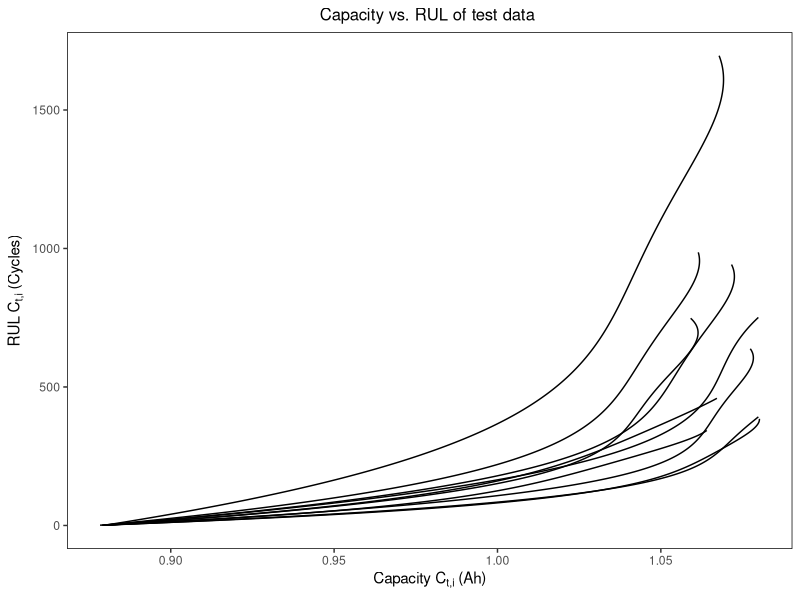
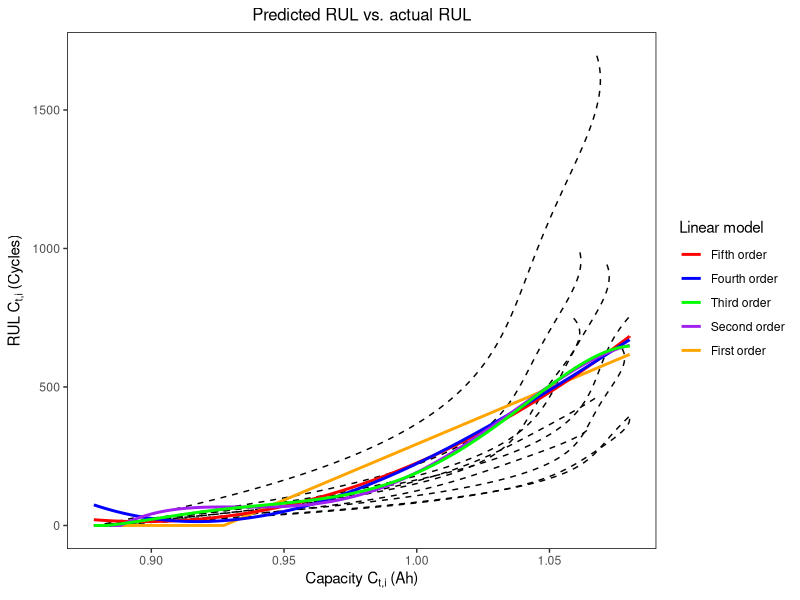
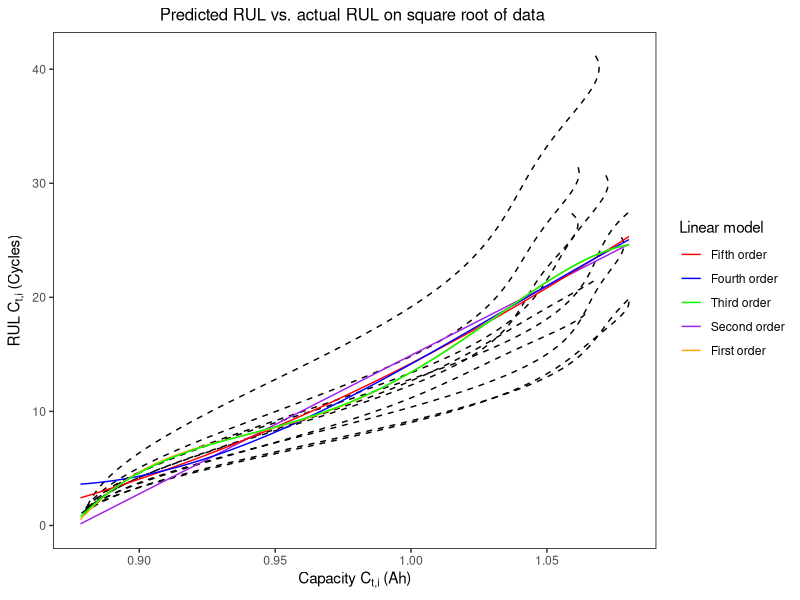
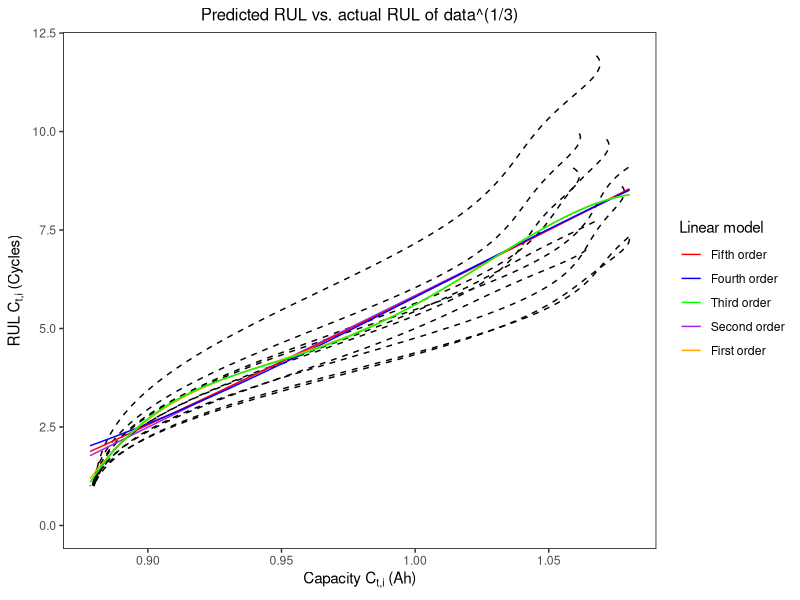

Recreate these plots in R, in order.
library(reshape2)
library(ggplot2)

traindat = read.csv("./Data/Traindatlong.csv")
traindat$sqrtRUL = sqrt(traindat$RUL)
traindat$one_thirdRUL = (traindat$RUL)^(1/3)

testdata = read.csv("./Data/Battery_test.csv")

# Get actual RUL of testdata
RULdata <- data.frame(testdata$Cycle) # initalize data
for (i in 1:(ncol(testdata)-1)){ # loop over each battery
  c = c(seq(sum(!is.na(testdata[i+1])), sum(!is.na(testdata[i+1]))-
              (nrow(testdata)-1), -1))
  c[c<0] = 0 # remove negative values
  RULdata[ , ncol(RULdata) + 1] <- c # Append new column
  colnames(RULdata)[ncol(RULdata)] <- paste0("NO.", i)
}

# Data formatting
RULdata_long <- melt(RULdata, id = "testdata.Cycle") # long format
testdata_long <- melt(testdata, id = "Cycle")
testdata_long$RUL <- RULdata_long$value # add RULdata to testdata
#testdata_long$sqrtRUL = sqrt(testdata_long$RUL)
#testdata_long$one_thirdRUL = (testdata_long$RUL)^(1/3)
colnames(testdata_long)[2] <- "Battery" # change column names
colnames(testdata_long)[3] <- "Capacity"

# Plot RUL of test data
ggplot(data = testdata_long, aes(x = Capacity, y = RUL, group = Battery)) +
  ggtitle("Capacity vs. RUL of test data ") + 
  xlab(bquote("Capacity" ~ C["t,i"] ~ "(Ah)")) +
  ylab(bquote("RUL" ~ C["t,i"] ~ "(Cycles)")) +
  #ggtitle("Figure 2: RUL (training)") +
  geom_path(size=0.5) +
  theme_bw() + 
  theme(plot.title = element_text(hjust = 0.5, size = 12), 
        panel.border = element_rect(colour = "black", fill=NA, size=0.5), 
        panel.grid.major = element_blank(),
        panel.grid.minor = element_blank(), 
        axis.line = element_blank())

# Fit Linear models

# DF containing prediction for RUL
predict = data.frame(Capacity = testdata_long$Capacity) 
{
#1st ord. 
lm1 = lm(RUL~Capacity, data = traindat) 
predict$lm1 = predict(lm1, new = testdata_long)

#1st ord. sqrt
lm1sqrt = lm(sqrtRUL~Capacity, data = traindat)
predict$lm1sqrt = predict(lm1sqrt, new = testdata_long)

#1st ord. 1/3
lm1third = lm(one_thirdRUL~Capacity, data = traindat)
predict$lm1third = predict(lm1third, new = testdata_long)

#2nd ord.
lm2 = lm(RUL~Capacity + I(Capacity^2), data = traindat) 
predict$lm2 = predict(lm2, new = testdata_long)

#2nd ord. sqrt
lm2sqrt = lm(sqrtRUL~Capacity + I(Capacity^2), data = traindat)
predict$lm2sqrt = predict(lm2sqrt, new = testdata_long) 

#2nd ord. 1/3
lm2third = lm(one_thirdRUL~Capacity + I(Capacity^2), data = traindat) 
predict$lm2third = predict(lm2third, new = testdata_long)

#3rd ord.
lm3 = lm(RUL~Capacity + I(Capacity^2) + I(Capacity^3), data = traindat) 
predict$lm3 = predict(lm3, new = testdata_long)

#3rd ord. sqrt
lm3sqrt = lm(sqrtRUL~Capacity + I(Capacity^2) + I(Capacity^3), data = traindat) 
predict$lm3sqrt = predict(lm3sqrt, new = testdata_long)

#3rd ord. 1/3
lm3third = lm(one_thirdRUL~Capacity + I(Capacity^2) 
              + I(Capacity^3), data = traindat)
predict$lm3third = predict(lm3third, new = testdata_long)

#4th ord.
lm4 = lm(RUL~Capacity + I(Capacity^2) + I(Capacity^3) 
         + I(Capacity^4), data = traindat) 
predict$lm4 = predict(lm4, new = testdata_long)

#4th ord. sqrt
lm4sqrt = lm(sqrtRUL~Capacity + I(Capacity^2) + I(Capacity^3) 
             + I(Capacity^4), data = traindat) 
predict$lm4sqrt = predict(lm4sqrt, new = testdata_long)

#4th ord. 1/3
lm4third = lm(one_thirdRUL~Capacity + I(Capacity^2) + 
                I(Capacity^3) + I(Capacity^4), data = traindat) 
predict$lm4third = predict(lm4third, new = testdata_long)

#5th ord.
lm5 = lm(RUL~Capacity + I(Capacity^2) + I(Capacity^3) + 
           I(Capacity^4) + I(Capacity^5), data = traindat)
predict$lm5 = predict(lm5, new = testdata_long)

#5th ord. sqrt
lm5sqrt = lm(sqrtRUL~Capacity + I(Capacity^2) + I(Capacity^3) + 
               I(Capacity^4) + I(Capacity^5), data = traindat)
predict$lm5sqrt = predict(lm5sqrt, new = testdata_long)

#5th ord. 1/3
lm5third = lm(one_thirdRUL~Capacity + I(Capacity^2) + I(Capacity^3) + 
                I(Capacity^4) + I(Capacity^5), data = traindat)
predict$lm5third = predict(lm5third, new = testdata_long)
}
# set negative values and non-existing values to 0
predict[(predict < 0) | is.na(predict)] = 0 


# Calculate errors for each method
MSE = c() # mean squared error
MAPE = c() # mean absolute percentage error

for (i in seq(2,ncol(predict),3)){ # loop over each linear fit in steps of 3
    MSE = append(MSE,mean((testdata_long$RUL - predict[,i])^2)) # calculate MSE
    MSE = append(MSE,mean((sqrt(testdata_long$RUL) - predict[,i+1])^2)) # sqrt method
    MSE = append(MSE,mean(((testdata_long$RUL)^(1/3) - predict[,i+2])^2)) # inverse cube
    
    RUL  = testdata_long$RUL
    x1 = abs((RUL-predict[,i])/RUL) * 100 # calculate absolute percentage error
    x1[is.na(x1)] <- 0 # set NaN to 0
    MAPE = append(MAPE,mean(x1))
    
    # same for sqrt
    RUL = sqrt(testdata_long$RUL)
    x2 = abs((RUL-predict[,i+1])/RUL) * 100 # calculate absolute percentage error
    x2[is.na(x2)] <- 0 # set NaN to 0
    MAPE = append(MAPE,mean(x2))
    
    # Inverse cube
    RUL = testdata_long$RUL^(1/3)
    x3 = abs((RUL-predict[,i+2])/RUL) * 100 # calculate absolute percentage error
    x3[is.na(x3)] <- 0 # set NaN to 0
    MAPE = append(MAPE,mean(x3))

}

error <- data.frame(MSE = MSE, MAPE = MAPE)
# fix rownames
rownames(error)[seq(1,15,3)] <- paste0("lm", seq(1,5))
rownames(error)[seq(2,15,3)] <- paste0("lm", seq(1,5),"sqrt")
rownames(error)[seq(3,15,3)] <- paste0("lm", seq(1,5),"^(1/3)")

# Plot linear fits
ggplot() +
  xlab(bquote("Capacity" ~ C["t,i"] ~ "(Ah)")) +
  ylab(bquote("RUL" ~ C["t,i"] ~ "(Cycles)")) +
  ggtitle("Predicted RUL vs. actual RUL") +
  geom_path(data = testdata_long, 
            aes(x = Capacity, y = RUL, group = Battery), size=0.5,lty=2) +
  theme_bw() + 
  theme(plot.title = element_text(hjust = 0.5, size = 12), 
        panel.border = element_rect(colour = "black", fill=NA, linewidth=0.5), 
        panel.grid.major = element_blank(),
        panel.grid.minor = element_blank(), 
        axis.line = element_blank()) +
  geom_line(data = predict, 
            aes(x = testdata_long$Capacity, y = lm1, color = 'red'),linewidth=1) +
  geom_line(data = predict, 
            aes(x = testdata_long$Capacity, y = lm2, color = 'blue'),linewidth=1) +
  geom_line(data = predict, 
            aes(x = testdata_long$Capacity, y = lm3, color = 'green'),linewidth=1) +
  geom_line(data = predict, 
            aes(x = testdata_long$Capacity, y = lm4, color = 'purple'),linewidth=1) +
  geom_line(data = predict, 
            aes(x = testdata_long$Capacity, y = lm5, color = 'orange'),linewidth=1) +
  labs(colour="Linear model") +
  scale_color_manual(
    labels = c("Fifth order", "Fourth order","Third order", "Second order","First order"), 
    values = c("red","blue", "green","purple","orange")) 

# Plot fits on square
ggplot() +
  xlab(bquote("Capacity" ~ C["t,i"] ~ "(Ah)")) +
  ylab(bquote("RUL" ~ C["t,i"] ~ "(Cycles)")) +
  ggtitle("Predicted RUL vs. actual RUL on square root of data ") +
  geom_path(data = testdata_long, 
            aes(x = Capacity, y = sqrt(RUL), group = Battery), size=0.5, lty=2) +
  theme_bw() + 
  theme(plot.title = element_text(hjust = 0.5, size = 12), 
        panel.border = element_rect(colour = "black", fill=NA, linewidth=0.5), 
        panel.grid.major = element_blank(),
        panel.grid.minor = element_blank(), 
        axis.line = element_blank()) +
  geom_line(data = predict, aes(x = testdata_long$Capacity, y = lm1sqrt, color = 'red') ) +
  geom_line(data = predict, aes(x = testdata_long$Capacity, y = lm2sqrt, color = 'blue') ) +
  geom_line(data = predict, aes(x = testdata_long$Capacity, y = lm3sqrt, color = 'green') ) +
  geom_line(data = predict, aes(x = testdata_long$Capacity, y = lm4sqrt, color = 'yellow') ) +
  geom_line(data = predict, aes(x = testdata_long$Capacity, y = lm5sqrt, color = 'orange') ) +
  labs(colour="Linear model") +
  scale_color_manual(
    labels = c("Fifth order", "Fourth order","Third order", "Second order","First order"), 
    values = c("red","blue", "green","purple","orange")) 


ggplot() +
  xlab(bquote("Capacity" ~ C["t,i"] ~ "(Ah)")) +
  ylab(bquote("RUL" ~ C["t,i"] ~ "(Cycles)")) +
  ggtitle("Predicted RUL vs. actual RUL of data^(1/3)") +
  geom_path(data = testdata_long, aes(x = Capacity, y = RUL^(1/3), group = Battery), size=0.5, lty=2) +
  theme_bw() + 
  theme(plot.title = element_text(hjust = 0.5, size = 12), 
        panel.border = element_rect(colour = "black", fill=NA, linewidth=0.5), 
        panel.grid.major = element_blank(),
        panel.grid.minor = element_blank(), 
        axis.line = element_blank()) +
  geom_line(data = predict, aes(x = testdata_long$Capacity, y = lm1third, color = 'red') ) +
  geom_line(data = predict, aes(x = testdata_long$Capacity, y = lm2third, color = 'blue') ) +
  geom_line(data = predict, aes(x = testdata_long$Capacity, y = lm3third, color = 'green') ) +
  geom_line(data = predict, aes(x = testdata_long$Capacity, y = lm4third, color = 'yellow') ) +
  geom_line(data = predict, aes(x = testdata_long$Capacity, y = lm5third, color = 'orange') ) +
  labs(colour="Linear model") +
  scale_color_manual(
    labels = c("Fifth order", "Fourth order","Third order", "Second order","First order"), 
    values = c("red","blue", "green","purple","orange")) 
  
